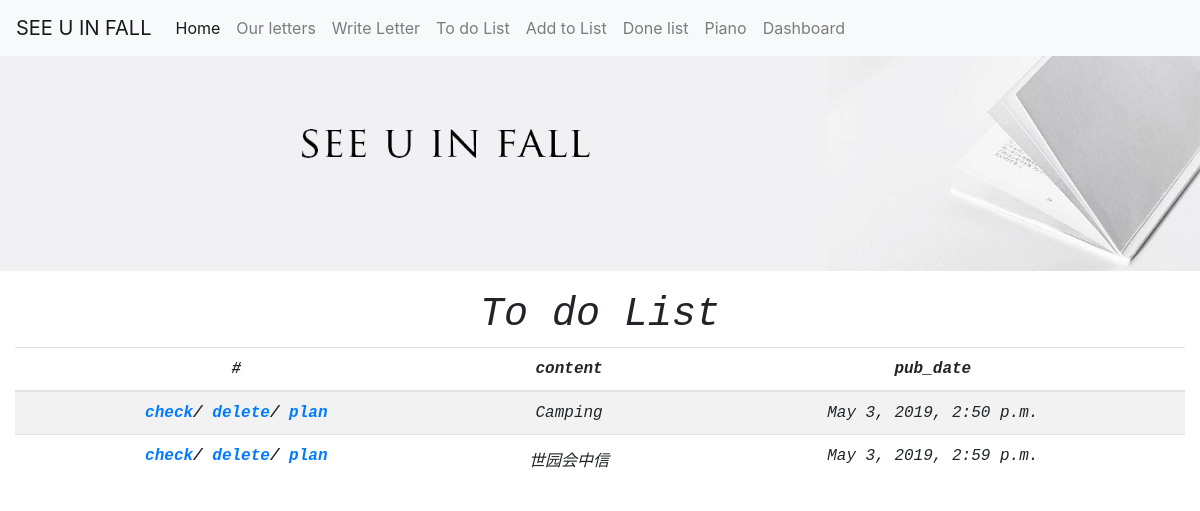
Page /letters/toDoList on the earlier database version.
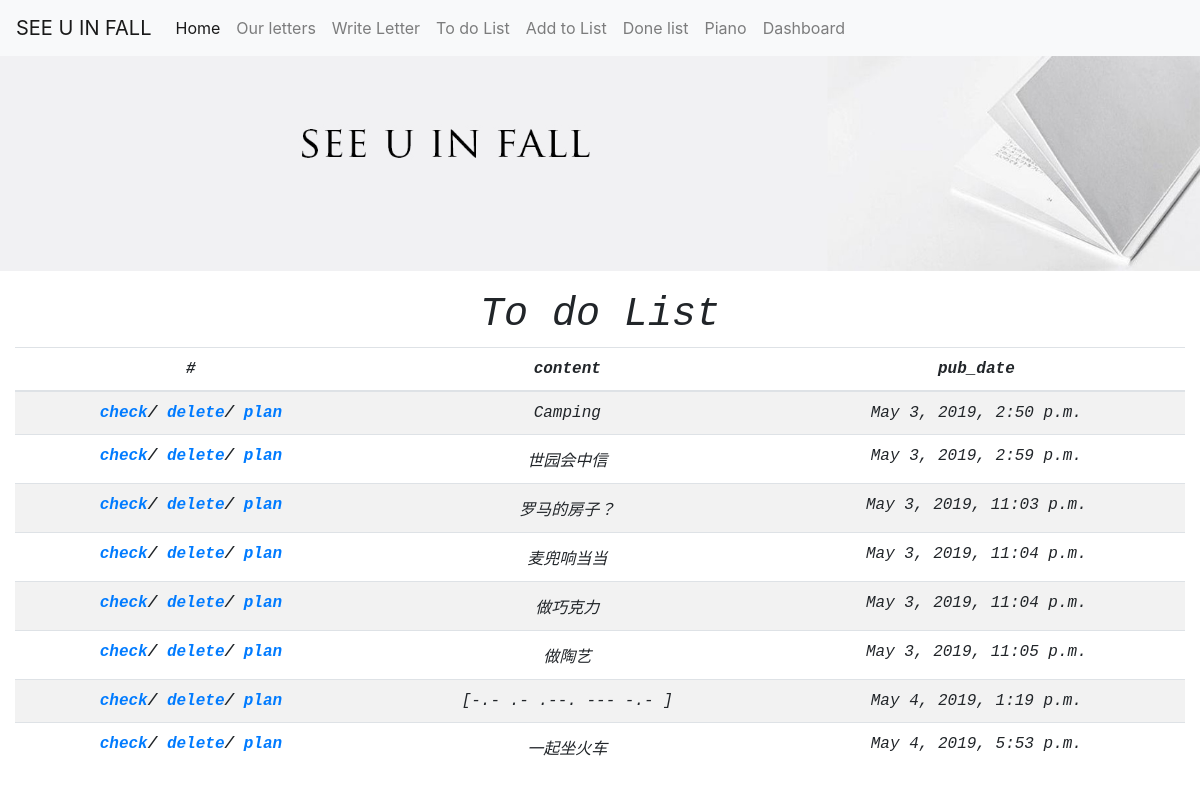
Same page on the later database version.
### letters/models.py (models this page shows)
class Todo(models.Model):
    content = models.CharField(max_length=20000)
    plan_md = models.CharField(max_length=20000,blank=True)
    pub_date = models.DateTimeField('date published')
    hasChecked = models.BooleanField()
    check_date = models.DateTimeField('date checked',blank=True)
    hasDeleted = models.BooleanField(default=False)

### letters/views.py (the view)
# urls.py: path('toDoList',views.toDoListView.as_view(),name="toDoList"),
class toDoListView(generic.ListView):
    template_name = 'letters/todolist.html'
    context_object_name = "todos"
    def get_queryset(self):
        return Todo.objects.all().filter(hasChecked=False,hasDeleted=False)

### letters/templates/letters/todolist.html (shortened to what this page needs)
{% include "letters/base.html" %}
{% if todos %}
<div class="container-fluid text-monospace " >
<h1 class="text-center font-italic">To do List</h1>
<table class="table table-striped font-italic text-center">
  <thead>
    <tr>
      <th scope="col">#</th>
      <th scope="col">content</th>
      <th scope="col">pub_date</th>
    </tr>
  </thead>
  <tbody>
   {% for todo in todos %}
    <tr>
      <th scope="row">
          <a href="{% url 'letters:checkTodo' todo.id%}">check</a>/
          <a href="{% url 'letters:deleteToDo' todo.id%}">delete</a>/
          <a href="{% url 'letters:todoPlan' todo.id%}">plan</a>
      </th>
      <td>{{todo.content}}</td>
      <td>{{todo.pub_date}}</td>
    </tr>
  {% endfor %}
  </tbody>
</table>
</div>
{% else %}
    <p>No todos are available.</p>
{% endif %}

### letters/templates/letters/base.html (shortened to what this page needs)
{% load static %}
<link rel="stylesheet" type="text/css" href="{% static 'letters/css/bootstrap.css' %}">
<div id="header" >
<nav class="navbar navbar-expand-lg navbar-light bg-light">
  <a class="navbar-brand" href="{% url 'letters:index' %}">SEE U IN FALL</a>
  <div class="collapse navbar-collapse" id="navbarNavAltMarkup">
    <div class="navbar-nav">
      <a class="nav-item nav-link active" href="{% url 'letters:home' %}">Home <span class="sr-only">(current)</span></a>
      <a class="nav-item nav-link" href="{% url 'letters:index' %}">Our letters</a>
      <a class="nav-item nav-link" href="{% url 'letters:writeLetter' %}">Write Letter</a>
      <a class="nav-item nav-link" href="{% url 'letters:toDoList' %}">To do List</a>
      <a class="nav-item nav-link" href="{% url 'letters:addToDo' %}">Add to List</a>
      <a class="nav-item nav-link" href="{% url 'letters:checkedToDos' %}">Done list</a>
      <a class="nav-item nav-link" href="http://47.94.174.195:8080">Piano</a>
      <a class="nav-item nav-link"  href="/admin">Dashboard</a>
    </div>
  </div>
</nav>
<img src="{% static 'letters/images/banner.jpg' %}" class="img-fluid" alt="Responsive image" style="margin-bottom:20px">
</div>

Differences in the rows shown:
added Todo: content "罗马的房子？", pub_date "May 3, 2019, 11:03 p.m."
added Todo: content "麦兜响当当", pub_date "May 3, 2019, 11:04 p.m."
added Todo: content "做巧克力", pub_date "May 3, 2019, 11:04 p.m."
added Todo: content "做陶艺", pub_date "May 3, 2019, 11:05 p.m."
added Todo: content "[-.- .- .--. --- -.- ]", pub_date "May 4, 2019, 1:19 p.m."
added Todo: content "一起坐火车", pub_date "May 4, 2019, 5:53 p.m."
